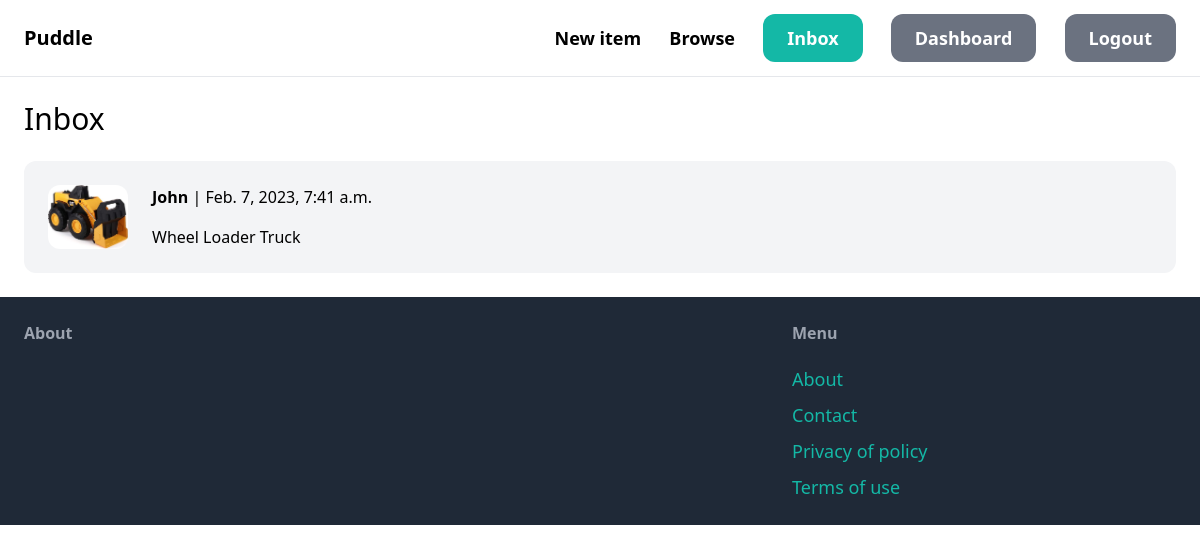
The page /inbox/ (signed in) on the database its author committed.
### conversation/models.py (models this page shows)
class Conversation(models.Model):
    item = models.ForeignKey(Item, related_name='conversations', on_delete=models.CASCADE)
    members = models.ManyToManyField(User, related_name='conversations')
    created_at = models.DateTimeField(auto_now_add=True)
    modified_at = models.DateTimeField(auto_now=True)
    class Meta:
        ordering = ('-modified_at',)

### item/models.py (models this page shows, shortened)
class Item(models.Model):
    category = models.ForeignKey(Category, related_name='items', on_delete=models.CASCADE)
    name = models.CharField(max_length=255)
    description = models.TextField(blank=True, null=True)
    price = models.FloatField()
    image = models.ImageField(upload_to='item_images', blank=True, null=True)
    is_sold = models.BooleanField(default=False)
    created_by = models.ForeignKey(User, related_name='items', on_delete=models.CASCADE)
    created_at = models.DateTimeField(auto_now_add=True)

### conversation/views.py (the view)
# urls.py: path('', views.inbox, name='inbox'),
@login_required
def inbox(request):
    conversation = Conversation.objects.filter(members__in=[request.user.id])
    return render(request, "conversation/inbox.html", {'conversations' : conversation})

### conversation/templates/conversation/inbox.html (shortened to what this page needs)
{% extends 'marketplace_app/base.html' %}
{% block content %}
<h1 class="mb-6 text-3xl">Inbox</h1>
<div class='space-y-6'>
    {% for conversation in conversations %}
        <a href="{% url 'conversation:detail' conversation.id %}">
            <div class="p-6 flex bg-gray-100 rounded-xl">
                <div class="pr-6">
                    <img src="{{ conversation.item.image.url }}" class="w-20 rounded-xl">
                </div>
                <div>
                    {% for member in conversation.members.all %}
                        {% if member != request.user %}
                            <p class="mb-4"><strong>{{ member.username }}</strong> | {{ conversation.modified_at }}</p>
                            <p>{{ conversation.item.name }}</p>
                        {% endif %}
                    {% endfor %}
                </div>
            </div>
        </a>
    {% endfor %}
</div>
{% endblock %}

### rows shown on the page
Conversation: item.image (picture), modified_at "Feb. 7, 2023, 7:41 a.m.", item.name "Wheel Loader Truck"

### other values the page prints
{{ member.username }} "John"
